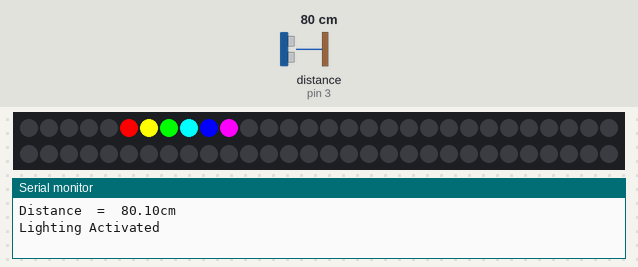
Bench run of a sketch on a simulated Arduino Uno, built with avr-gcc and run on an emulated ATmega328P. On the bench: 60 RGB LEDs in strip order, left to right, continuing on the next row, the last lines printed to the serial monitor. Wiring (inferred from the names in the program): ultrasonic range finder: trigger pin 2; echo pin 3. Inputs (shaded band) come from the test bench; at power-on: distance to the obstacle (sensor on pin 3) 80 cm. The echo pulse lasts 58.3 µs per cm.

Above: at 1.22 s.
At 7.75 s:
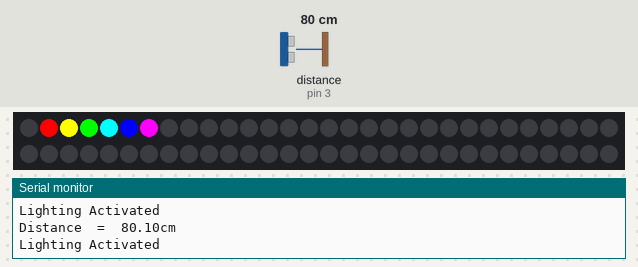
7.8 s: distance to the obstacle (sensor on pin 3) set to 94 cm
15.6 s: distance to the obstacle (sensor on pin 3) set to 103 cm
23.4 s: distance to the obstacle (sensor on pin 3) set to 2 cm
At 29.94 s:
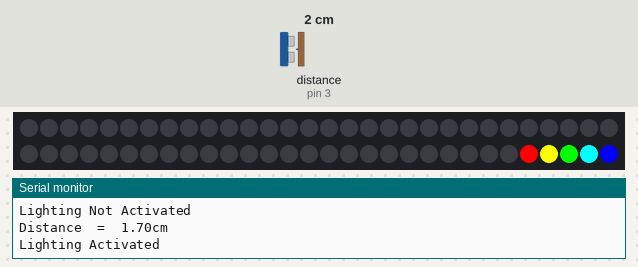

Measured:
- after the input at 23.4 s, the LEDs: first change after 0.17 s (image 2 shows a later state)

The sketch:

smart_lamp.ino
```cpp
#include <Adafruit_NeoPixel.h>
#include "effects.h"
#define DEBUG                   // Comment out in final version to disable debug info being printed to the serial port
#define USE_DISTANCE_SENSOR     // Comment out to disable using the ultrasonic sensor for testing purposes

#define LEDPIN 6                // Connect the Data pin from the strip to this pin on the Arduino.
#define TRIG_PIN 2              // Pin connected to the Trigger input on the ultrasonic sensor
#define ECHO_PIN 3              // Pin connected to the Echo output on the ultrasonic sensor
#define MIN_POLL_DELAY_MS 10    // Minimum time between sending pulses on the Trigger pin (from the datasheet)
#define NUM_PIXELS 60           // The number of pixels in your LED strip.

Adafruit_NeoPixel strip = Adafruit_NeoPixel(NUM_PIXELS, LEDPIN, NEO_GRB + NEO_KHZ800);

const long wait_time = 100;      // Interval in ms between updates to the LED strip.
const int threshold_cm = 100;   // Threshold distance to trigger the lamp

void setup() {
#ifdef DEBUG
  Serial.begin(9600);
#endif
#ifdef USE_DISTANCE_SENSOR
  pinMode(TRIG_PIN, OUTPUT);
  pinMode(ECHO_PIN, INPUT);
#endif
  strip.begin();
  strip.clear();
  strip.show();
}
void loop() {

#ifdef USE_DISTANCE_SENSOR
  // Sequence to trigger an ultrasonic sensor read
  digitalWrite(TRIG_PIN, LOW);
  delayMicroseconds(2);
  digitalWrite(TRIG_PIN, HIGH);
  delayMicroseconds(10);
  digitalWrite(TRIG_PIN, LOW);

  // take in the distance from the ultrasonic sensor and convert to centimeters
  float cm = pulseIn(ECHO_PIN, HIGH) / 58.0;
  // Keep two decimal places
  cm = (int(cm * 100.0)) / 100.0;
#endif
#ifndef USE_DISTANCE_SENSOR
  float cm = 0.0;
#endif

#ifdef DEBUG
  // Debug info
  Serial.print("Distance\t=\t");
  Serial.print(cm);
  Serial.print("cm");
  Serial.println();
#endif


  if (cm < threshold_cm) {
#ifdef DEBUG
    Serial.println("Lighting Activated");
#endif
    // Play around with different effects
    Effects::rainbowWave(&strip, 6, wait_time);
    // Effects::retroBulbBorderStrobe(&strip, wait_time, 10, { .r = 255, .g = 0, .b = 0 });
    // Effects::rgbDrift(&strip, 10, 2);
    // Effects::rgbStrobe(&strip, wait_time, 8, 10.0, 8.0);

  }
  else {
#ifdef DEBUG
    Serial.println("Lighting Not Activated");
#endif
    strip.clear();
    strip.show();
    delay(MIN_POLL_DELAY_MS);
  }
}
```

effects.cpp
```cpp
#include <Adafruit_NeoPixel.h>
#include <stdint.h>
#include "util.h"
#include "effects.h"

#define max_colors 20

// Wave length must not be > max_colors!
void Effects::rainbowWave(Adafruit_NeoPixel *strip, int wave_length, long wait, float max_hue=360, float saturation=100.0, float intensity=100.0, bool overflow=false, bool start_small=true) {
  int np = strip->numPixels();

  uint8_t r_space[max_colors], g_space[max_colors], b_space[max_colors] = {0};

  // Initialize rgb values
  int hue_step = max_hue/wave_length;
  float current_hue;
  for (int i = 0; i < wave_length; i++) {
    current_hue = hue_step * i;
    Util::RGBColor color = Util::hsv2rgb(current_hue, saturation, intensity);
    r_space[i] = color.r;
    g_space[i] = color.g;
    b_space[i] = color.b;
  }

  // Play wave effect
  for (int i = start_small ? -wave_length : 0; i < np; i++) {
    if (i - 1 >= 0) {
      strip->setPixelColor(i-1, 0, 0, 0);
    }

    for (int j = 0; j < wave_length; j++) {
      if ((overflow || i + j < np) && i + j >= 0) {
        strip->setPixelColor((i + j) % np, r_space[j], g_space[j], b_space[j]);
      }
    }
    strip->show();
    delay(wait);
    strip->clear();
    strip->show();
  }
}

void Effects::retroBulbBorderStrobe(Adafruit_NeoPixel *strip, long wait, long iterations, Util::RGBColor on_color, Util::RGBColor off_color={ .r = 0, .g = 0, .b = 0 }) {
  int np = strip->numPixels();

  for (long i = 0; i < iterations; i++) {
    for (int j = 0; j < np; j++) {
      if ((i + j) % 2 == 0) {
        strip->setPixelColor(j, on_color.r, on_color.g, on_color.b);
      }
      else {
        strip->setPixelColor(j, off_color.r, off_color.g, off_color.b);
      }
    }
    strip->show();
    delay(wait);
    strip->clear();
    strip->show();
  }
}

void Effects::rgbDrift(Adafruit_NeoPixel *strip, long speed, int cycles, float hue_step = 1, float max_hue=360, float saturation=100.0, float intensity=100.0) {
  int np = strip->numPixels();

  int iterations = cycles * (max_hue/hue_step);
  float current_hue = 0;
  Util::RGBColor color;
  for (int i = 0; i < iterations; i++) {
      color = Util::hsv2rgb(current_hue, saturation, intensity);
      for (int j = 0; j < np; j++) {
        strip->setPixelColor(j, color.r, color.g, color.b);
      }
      strip->show();
      delay(speed);
      strip->clear();
      strip->show();
      current_hue += hue_step;
      current_hue = fmod(current_hue, max_hue);
  }

}

void Effects::rgbStrobe(Adafruit_NeoPixel *strip, long speed, int cycles, float hue_step=10, float secondary_hue_step=10, float max_hue=360, float saturation=100.0, float intensity=100.0) {
  int iterations = cycles * (max_hue/hue_step);
  float current_hue1, current_hue2 = 0;
  Util::RGBColor color1, color2;
  for (int i = 0; i < iterations; i++) {
      color1 = Util::hsv2rgb(current_hue1, saturation, intensity);
      color2 = Util::hsv2rgb(fmod(current_hue2 + max_hue/2, max_hue), saturation, intensity);
      Effects::retroBulbBorderStrobe(strip, speed, 2, color1, color2);
      current_hue1 += hue_step;
      current_hue1 = fmod(current_hue1, max_hue);
      current_hue2 += secondary_hue_step;
      current_hue2 = fmod(current_hue2, max_hue);
  }

}
```

effects.h
```cpp
#include <Adafruit_NeoPixel.h>
#include "util.h"
#ifndef EFFECTS_H
#define EFFECTS_H

namespace Effects {
  void rainbowWave(Adafruit_NeoPixel *strip, int wave_length, long wait, float max_hue=360, float saturation=100.0, float intensity=100.0, bool overflow=false, bool start_small=true);
  void retroBulbBorderStrobe(Adafruit_NeoPixel *strip, long wait, long iterations, Util::RGBColor on_color, Util::RGBColor off_color={ .r = 0, .g = 0, .b = 0 });
  void rgbDrift(Adafruit_NeoPixel *strip, long speed, int cycles, float hue_step = 1, float max_hue=360, float saturation=100.0, float intensity=100.0);
  void rgbStrobe(Adafruit_NeoPixel *strip, long speed, int cycles, float hue_step=10, float secondary_hue_step=10, float max_hue=360, float saturation=100.0, float intensity=100.0);
}

#endif
```

util.cpp
```cpp
#include "util.h"
#include <math.h>

// Credit: https://github.com/Inseckto/HSV-to-RGB/blob/master/HSV2RGB.c
Util::RGBColor Util::hsv2rgb(float H, float S, float V) {
	float r, g, b;

	float h = H / 360;
	float s = S / 100;
	float v = V / 100;

	int i = floor(h * 6);
	float f = h * 6 - i;
	float p = v * (1 - s);
	float q = v * (1 - f * s);
	float t = v * (1 - (1 - f) * s);

	switch (i % 6) {
		case 0: r = v, g = t, b = p; break;
		case 1: r = q, g = v, b = p; break;
		case 2: r = p, g = v, b = t; break;
		case 3: r = p, g = q, b = v; break;
		case 4: r = t, g = p, b = v; break;
		case 5: r = v, g = p, b = q; break;
	}

	Util::RGBColor color;
	color.r = r * 255;
	color.g = g * 255;
	color.b = b * 255;

	return color;
}
```

util.h
```cpp
#ifndef UTIL_H
#define UTIL_H
#include <stdint.h>

namespace Util {
  typedef struct RGBColor {
	  uint8_t r;
	  uint8_t g;
	  uint8_t b;
  } RGBColor;
  RGBColor hsv2rgb(float H, float S, float V);
}

#endif
```
